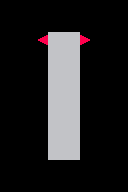

This game map was drawn from its Tiled (.tmx) file and the tilesets committed beside it. A one-line description and the full map source follow:
An orthogonal 8x12 tile map with 16x16 px tiles, 1 tile layer (Tile Layer 1).

<map version="1.0" orientation="orthogonal" renderorder="left-up" width="8" height="12" tilewidth="16" tileheight="16" nextobjectid="1">
 <tileset firstgid="1" source="../Default.tsx" />
 <layer name="Tile Layer 1" width="8" height="12">
  <data encoding="csv">
0,0,0,0,0,0,0,0,
0,0,0,0,0,0,0,0,
0,0,1610612747,5,5,2684354571,0,0,
0,0,0,5,5,0,0,0,
0,0,0,5,5,0,0,0,
0,0,0,5,5,0,0,0,
0,0,0,5,5,0,0,0,
0,0,0,5,5,0,0,0,
0,0,0,5,5,0,0,0,
0,0,0,5,5,0,0,0,
0,0,0,0,0,0,0,0,
0,0,0,0,0,0,0,0
</data>
 </layer>
</map>
